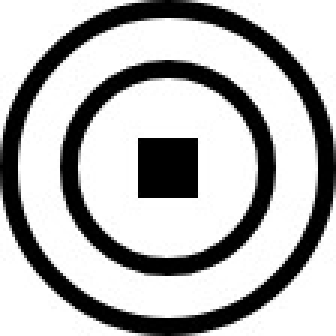
#> input picture samples/Standard_Template/omr_marker.jpg, 112 x 112 px (shown 3 times larger)
$ python pdf_darken.py samples/Standard_Template/omr_marker.jpg
#> lines starting #> are read from the running program, lines starting #| are printed output that depends on the picture; after the words box and inside, x2 and y2 are one past the last pixel; in counts of white or black regions, pixels touching at a corner belong together
#> in process_raster_image, image is the input picture: PIL image 112x112 RGB; min 0, max 255, mean 180.8
#!/usr/bin/env python3
"""Darken lightly filled OMR bubbles in a scanned sheet.

The script detects compact, round-ish gray/dark components (filled bubbles),
filters out thin unfilled outlines and text, then darkens only those candidate
regions. It intentionally avoids template coordinates so it can be reused on
similar OMR scans.
"""

from __future__ import annotations

import argparse
from collections import deque
from pathlib import Path
import shutil
import subprocess
import tempfile
import numpy as np
from PIL import Image

try:
    import cv2
    HAVE_CV2 = True
except ImportError:
    HAVE_CV2 = False

try:
    import fitz  # PyMuPDF
    HAVE_FITZ = True
except ImportError:
    HAVE_FITZ = False


def parse_args() -> argparse.Namespace:
    parser = argparse.ArgumentParser(
        description="Darken faintly shaded OMR bubbles in an input image or PDF."
    )
    parser.add_argument("input", help="Input image or PDF path")
    parser.add_argument(
        "-o",
        "--output",
        default=None,
        help="Output path (default: <input_stem>_darkened.png/pdf)",
    )
    parser.add_argument(
        "--pdf-dpi",
        type=int,
        default=200,
        help="DPI used when rasterizing PDF input pages (default: 200).",
    )
    parser.add_argument(
        "--pdftoppm",
        default=None,
        help="Path to pdftoppm. By default, the script searches PATH.",
    )
    parser.add_argument(
        "--threshold",
        type=int,
        default=205,
        help="Pixels darker than this are considered possible marks (default: 205).",
    )
    parser.add_argument(
        "--factor",
        type=float,
        default=0.22,
        help="Brightness multiplier applied to detected bubble fills (default: 0.22).",
    )
    parser.add_argument(
        "--min-diameter-ratio",
        type=float,
        default=0.008,
        help="Minimum candidate diameter as a ratio of the shorter image side.",
    )
    parser.add_argument(
        "--max-diameter-ratio",
        type=float,
        default=0.034,
        help="Maximum candidate diameter as a ratio of the shorter image side.",
    )
    parser.add_argument(
        "--debug-mask",
        default=None,
        help=(
            "Optional mask output path. For PDF input, this is used as a directory "
            "for per-page masks."
        ),
    )
    return parser.parse_args()


def luminance(rgb: np.ndarray) -> np.ndarray:
    if rgb.ndim == 2:
        return rgb.astype(np.uint8)
    rgb_float = rgb.astype(np.float32)
    return (
        0.299 * rgb_float[:, :, 0]
        + 0.587 * rgb_float[:, :, 1]
        + 0.114 * rgb_float[:, :, 2]
    ).astype(np.uint8)


# [16 lines left out: function dilate, not called in this run]


def connected_components(mask: np.ndarray):
    if HAVE_CV2:
        num_labels, labels, stats, _ = cv2.connectedComponentsWithStats(
            mask.astype(np.uint8), connectivity=8
        )
        for label in range(1, num_labels):
            min_x = stats[label, cv2.CC_STAT_LEFT]
            min_y = stats[label, cv2.CC_STAT_TOP]
            box_w = stats[label, cv2.CC_STAT_WIDTH]
            box_h = stats[label, cv2.CC_STAT_HEIGHT]
            area = stats[label, cv2.CC_STAT_AREA]
            max_x = min_x + box_w - 1
            max_y = min_y + box_h - 1

            local_mask = (labels[min_y : max_y + 1, min_x : max_x + 1] == label)
            ys, xs = np.nonzero(local_mask)
            ys = ys + min_y
            xs = xs + min_x
            pixels = list(zip(ys, xs))
            yield {
                "pixels": pixels,
                "area": area,
                "bbox": (min_x, min_y, max_x, max_y),
            }
    else:
        height, width = mask.shape
        visited = np.zeros(mask.shape, dtype=bool)

        for start_y in range(height):
            xs = np.flatnonzero(mask[start_y] & ~visited[start_y])
            for start_x in xs:
                if visited[start_y, start_x]:
                    continue

                queue = deque([(start_y, int(start_x))])
                visited[start_y, start_x] = True
                pixels = []
                min_x = max_x = int(start_x)
                min_y = max_y = start_y

                while queue:
                    y, x = queue.popleft()
                    pixels.append((y, x))
                    if x < min_x:
                        min_x = x
                    elif x > max_x:
                        max_x = x
                    if y < min_y:
                        min_y = y
                    elif y > max_y:
                        max_y = y

                    for ny in (y - 1, y, y + 1):
                        if ny < 0 or ny >= height:
                            continue
                        for nx in (x - 1, x, x + 1):
                            if nx < 0 or nx >= width or visited[ny, nx] or not mask[ny, nx]:
                                continue
                            visited[ny, nx] = True
                            queue.append((ny, nx))

                yield {
                    "pixels": pixels,
                    "area": len(pixels),
                    "bbox": (min_x, min_y, max_x, max_y),
                }


def find_bubble_mask(gray: np.ndarray, threshold: int, min_ratio: float, max_ratio: float):
#> called with threshold = 205, min_ratio = 0.008, max_ratio = 0.034
    height, width = gray.shape
#> height = 112; width = 112
    short_side = min(height, width)
#> short_side = 112
    min_diameter = max(8, int(short_side * min_ratio))
#> min_diameter = 8
    max_diameter = max(min_diameter + 1, int(short_side * max_ratio))
#> max_diameter = 9

    possible_marks = gray < threshold
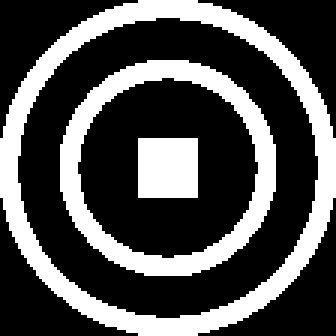
#> possible_marks: shape (112, 112) bool (shown 3 times larger); 31.5% white; 3 white regions, box (x1, y1, x2, y2) and area: (0, 0, 112, 112) 2188, (20, 20, 92, 92) 1365, (46, 46, 66, 66) 400
    bubble_mask = np.zeros(gray.shape, dtype=bool)
    candidates = 0

    for component in connected_components(possible_marks):
        min_x, min_y, max_x, max_y = component["bbox"]
        box_w = max_x - min_x + 1
        box_h = max_y - min_y + 1
        area = component["area"]

        if not (min_diameter <= box_w <= max_diameter):
            continue
        if not (min_diameter <= box_h <= max_diameter):
            continue

        aspect = box_w / box_h
        if not (0.68 <= aspect <= 1.47):
            continue

        box_area = box_w * box_h
        density = area / box_area
        if density < 0.26:
            continue

        ys = np.array([p[0] for p in component["pixels"]], dtype=np.float32)
        xs = np.array([p[1] for p in component["pixels"]], dtype=np.float32)
        center_x = xs.mean()
        center_y = ys.mean()
        radius = max(box_w, box_h) / 2.0
        distances = np.sqrt((xs - center_x) ** 2 + (ys - center_y) ** 2)
        round_fill = np.count_nonzero(distances <= radius) / max(area, 1)
        if round_fill < 0.82:
            continue

        yy, xx = np.ogrid[min_y : max_y + 1, min_x : max_x + 1]
        local_dist = np.sqrt((xx - center_x) ** 2 + (yy - center_y) ** 2)
        disk = local_dist <= radius * 0.92
        inner_disk = local_dist <= radius * 0.52
        component_view = possible_marks[min_y : max_y + 1, min_x : max_x + 1]
        disk_density = np.count_nonzero(component_view & disk) / max(
            np.count_nonzero(disk), 1
        )
        inner_density = np.count_nonzero(component_view & inner_disk) / max(
            np.count_nonzero(inner_disk), 1
        )
        if disk_density < 0.34 or inner_density < 0.46:
            continue

        region = np.zeros(gray.shape, dtype=bool)
        region[ys.astype(np.int32), xs.astype(np.int32)] = True
        region = dilate(region, iterations=2)

        # Keep the expansion close to the component and away from white paper.
        x0 = max(0, min_x - 4)
        x1 = min(width, max_x + 5)
        y0 = max(0, min_y - 4)
        y1 = min(height, max_y + 5)
        local = np.zeros(gray.shape, dtype=bool)
        local[y0:y1, x0:x1] = (
            region[y0:y1, x0:x1]
            & (gray[y0:y1, x0:x1] < threshold + 35)
            & (gray[y0:y1, x0:x1] > 45)
        )

        bubble_mask |= local
        candidates += 1
#> this loop made 3 passes
#> (min_x, min_y, max_x, max_y, box_w, box_h, area) on passes 1 to 3: (0, 0, 111, 111, 112, 112, 2188), (20, 20, 91, 91, 72, 72, 1365), (46, 46, 65, 65, 20, 20, 400)
#> bubble_mask: shape (112, 112) bool; every value is 0
#> after the loop, candidates = 0

    return bubble_mask, candidates


def darken(image_arr: np.ndarray, mask: np.ndarray, factor: float) -> np.ndarray:
    factor = min(max(factor, 0.0), 1.0)
    output = image_arr.copy().astype(np.float32)
    output[mask] *= factor
    return np.clip(output, 0, 255).astype(np.uint8)


def process_image(image: Image.Image | np.ndarray, threshold=205, factor=0.22, min_ratio=0.008, max_ratio=0.034):
    if isinstance(image, np.ndarray):
        img_arr = image
        gray = luminance(img_arr)
    else:
        img_arr = np.asarray(image.convert("RGB"))
        gray = luminance(img_arr)

    mask, candidates = find_bubble_mask(
        gray,
        threshold=threshold,
        min_ratio=min_ratio,
        max_ratio=max_ratio,
    )
#> candidates = 0
    result = darken(img_arr, mask, factor)
    if isinstance(image, Image.Image):
        return Image.fromarray(result), mask, candidates
    return result, mask, candidates


# [78 lines left out: functions find_pdftoppm, render_pdf_pages, save_pdf, process_pdf, not called in this run]


def process_raster_image(input_path: Path, output_path: Path, args: argparse.Namespace) -> int:
    image = Image.open(input_path)
    result, mask, candidates = process_image(
        image,
        threshold=getattr(args, "threshold", 205),
        factor=getattr(args, "factor", 0.22),
        min_ratio=getattr(args, "min_diameter_ratio", 0.008),
        max_ratio=getattr(args, "max_diameter_ratio", 0.034),
    )
#> candidates = 0

    result.save(output_path)
    if getattr(args, "debug_mask", None):
        Image.fromarray((mask * 255).astype(np.uint8)).save(args.debug_mask)
    return candidates


def main() -> None:
    args = parse_args()
    input_path = Path(args.input)
    if not input_path.exists():
        raise FileNotFoundError(f"Input file not found: '{input_path}'")

    is_pdf = input_path.suffix.lower() == ".pdf"
    default_extension = "pdf" if is_pdf else "png"
    output_path = (
        Path(args.output)
        if args.output
        else input_path.with_name(f"{input_path.stem}_darkened.{default_extension}")
    )

    output_path.parent.mkdir(parents=True, exist_ok=True)
    if is_pdf:
        candidates = process_pdf(input_path, output_path, args)
    else:
        candidates = process_raster_image(input_path, output_path, args)
#> candidates = 0

    print(f"Detected and darkened {candidates} bubble-like marks.")
#| Detected and darkened 0 bubble-like marks.
    print(f"Saved: {output_path}")


if __name__ == "__main__":
    main()
